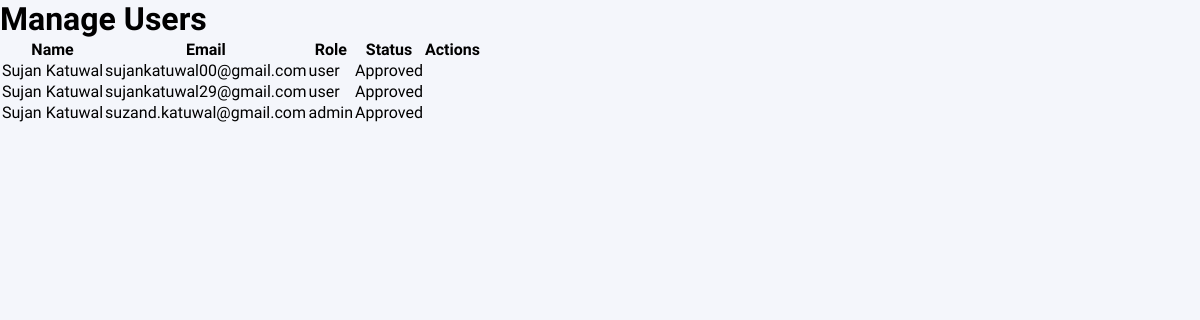
The app's page /manage_users.php (signed in) with its own data.
### tables this page shows
CREATE TABLE `users` (
  `id` INT(11) NOT NULL AUTO_INCREMENT,
  `name` VARCHAR(100) NOT NULL,
  `email` VARCHAR(100) NOT NULL UNIQUE,
  `password` VARCHAR(255) NOT NULL,
  `role` ENUM('user','admin') NOT NULL DEFAULT 'user',
  `created_at` TIMESTAMP NOT NULL DEFAULT CURRENT_TIMESTAMP,
  `status` ENUM('pending','approved','rejected') NOT NULL DEFAULT 'pending',
  `profile_picture` VARCHAR(255) DEFAULT 'default_profile.png',
  PRIMARY KEY (`id`)
);

### manage_users.php (the view, shortened to what this page needs)
<?php
include "db.php";
$result = $conn->query("SELECT id, name, email, role, status FROM users ORDER BY created_at DESC");
?>
<!DOCTYPE html>
<html lang="en">
<head>
    <link rel="stylesheet" href="css/admin_dashboard.css">
</head>
<body>
    <div class="dashboard-container">
        <div class="main-content">
            <h1>Manage Users</h1>
            <table>
                <thead>
                    <tr>
                        <th>Name</th>
                        <th>Email</th>
                        <th>Role</th>
                        <th>Status</th>
                        <th>Actions</th>
                    </tr>
                </thead>
                <tbody>
                    <?php while ($user = $result->fetch_assoc()): ?>
                        <tr>
                            <td><?php echo htmlspecialchars($user['name']); ?></td>
                            <td><?php echo htmlspecialchars($user['email']); ?></td>
                            <td><?php echo htmlspecialchars($user['role']); ?></td>
                            <td>
                                <?php
                                if ($user['status'] == 'approved') {
                                    echo '<span class="approved">Approved</span>';
                                } elseif ($user['status'] == 'pending') {
                                    echo '<span class="pending">Pending</span>';
                                } else {
                                    echo '<span class="unknown-status">Unknown</span>';
                                }
                                ?>
                            </td>
                            <td>
                            </td>
                        </tr>
                    <?php endwhile; ?>
                </tbody>
            </table>
        </div>
    </div>
</body>
</html>

### admin_dashboard.css (style rules this page uses)
* { margin: 0; padding: 0; box-sizing: border-box; font-family: "Itim", sans-serif; }
body { background: #f4f6fb; }

### records on screen
users: name "Sujan Katuwal", email "sujankatuwal00@gmail.com", role "user", status "Approved"
users: name "Sujan Katuwal", email "sujankatuwal29@gmail.com", role "user", status "Approved"
users: name "Sujan Katuwal", email "suzand.katuwal@gmail.com", role "admin", status "Approved"
